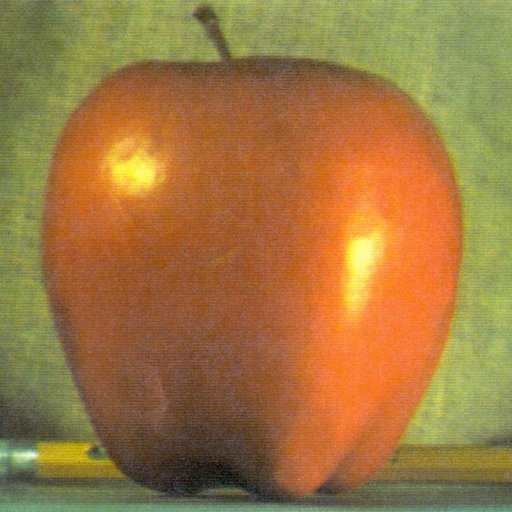
#> input picture Image_processing_py_codes/apple.jpg, 512 x 512 px
$ python '2.translation and rotation.py'
#> lines starting #> are read from the running program, lines starting #| are printed output that depends on the picture
import numpy as np
import cv2 as cv

##OpenCV provides two transformation functions, cv.warpAffine and cv.warpPerspective, with which you can have all kinds of transformations. cv.warpAffine takes a 2x3 transformation matrix while cv.warpPerspective takes a 3x3 transformation matrix as input.

#Translation is the shifting of object's location. If you know the shift in (x,y) direction, let it be (tx,ty), you can create the transformation matrix M as follows:
#			M = [ 1  0  tx ]
#			    [ 0  1  ty ]
#You can take make it into a Numpy array of type np.float32 and pass it into cv.warpAffine() function
#  	dst = cv.warpAffine( src, M, dsize[, dst[, flags[, borderMode[, borderValue]]]])
#Third argument of the cv.warpAffine() function is the size of the output image, which should be in the form of **(width, height)**. Remember width = number of columns, and height = number of rows.

img = cv.imread("apple.jpg")
#> img is the input picture: shape (512, 512, 3); mean B, G, R 64.8, 119.7, 159.1
rows,cols = img.shape[:2]
#> rows = 512; cols = 512
M_trans = np.float32([[1,0,50],[0,1,100]])
translation = cv.warpAffine(img,M_trans,(cols,rows))
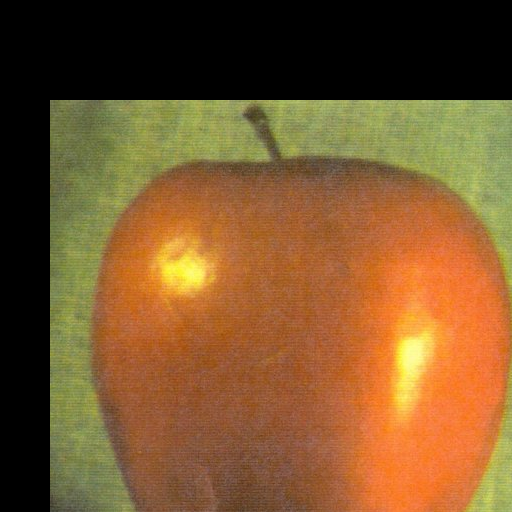
#> translation: shape (512, 512, 3); mean B, G, R 44.7, 86.6, 123.6
cv.imshow("translation",translation)

#Rotation of an image for an angle θ is achieved by the transformation matrix of the form
#                   M=[  cosθ  sinθ  ]
#                     [  −sinθ cosθ  ]
#But OpenCV provides scaled rotation with adjustable center of rotation so that you can rotate at any location you prefer. Modified transformation matrix is given by   [  α   β  (1−α)⋅center.x−β⋅center.y ]
#				    [ -β   α  β⋅center.x+(1−α)⋅center.y ]
#                where: α=scale⋅cosθ,β=scale⋅sinθ
#To find this transformation matrix, OpenCV provides a function, cv.getRotationMatrix2D
#retval	= cv.getRotationMatrix2D( center, angle, scale )

M_Rot = cv.getRotationMatrix2D((cols/2,rows/2),90,0.5)
Rotation = cv.warpAffine(img,M_Rot,(cols,rows))
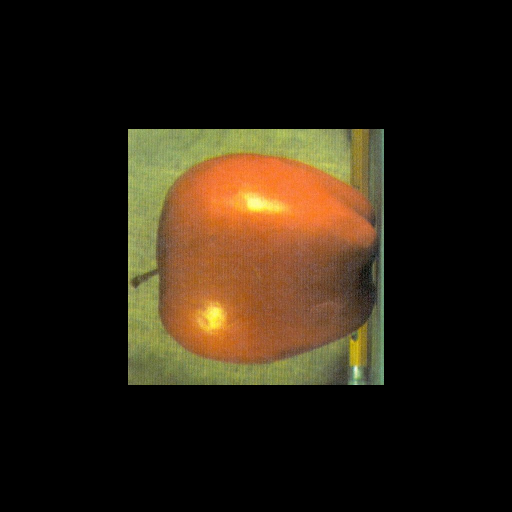
#> Rotation: shape (512, 512, 3); mean B, G, R 16.2, 29.9, 39.8
cv.imshow("Rotation",Rotation)

cv.waitKey(0)

$ run again, with Image_processing_py_codes/map.jpg copied over Image_processing_py_codes/apple.jpg
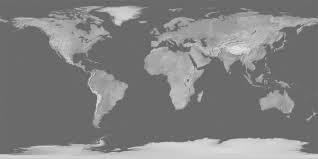
#> input picture Image_processing_py_codes/map.jpg, 318 x 159 px
#> img is the input picture: shape (159, 318, 3); min 86, max 234, mean 129.1
#> `translation = cv.warpAffine(img,M_trans,(cols,rows))`:
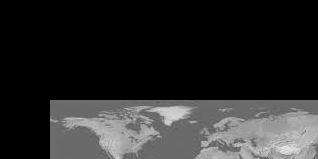
#> translation: shape (159, 318, 3); min 0, max 234, mean 41.8
#> `Rotation = cv.warpAffine(img,M_Rot,(cols,rows))`:
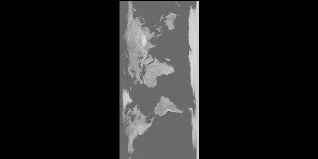
#> Rotation: shape (159, 318, 3); min 0, max 228, mean 32.1
